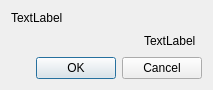
<?xml version="1.0" encoding="UTF-8"?>
<ui version="4.0">
 <class>GridAttributeEditDialog</class>
 <widget class="QDialog" name="GridAttributeEditDialog">
  <property name="geometry">
   <rect>
    <x>0</x>
    <y>0</y>
    <width>213</width>
    <height>87</height>
   </rect>
  </property>
  <property name="windowTitle">
   <string>Dialog</string>
  </property>
  <layout class="QVBoxLayout" name="verticalLayout">
   <item>
    <widget class="QLabel" name="label">
     <property name="text">
      <string>TextLabel</string>
     </property>
    </widget>
   </item>
   <item>
    <layout class="QHBoxLayout" name="horizontalLayout">
     <item>
      <spacer name="horizontalSpacer">
       <property name="orientation">
        <enum>Qt::Horizontal</enum>
       </property>
       <property name="sizeHint" stdset="0">
        <size>
         <width>40</width>
         <height>20</height>
        </size>
       </property>
      </spacer>
     </item>
     <item>
      <widget class="QLabel" name="conditionLabel">
       <property name="text">
        <string>TextLabel</string>
       </property>
      </widget>
     </item>
     <item>
      <widget class="GridAttributeEditWidgetContainer" name="widget" native="true"/>
     </item>
    </layout>
   </item>
   <item>
    <widget class="QDialogButtonBox" name="buttonBox">
     <property name="orientation">
      <enum>Qt::Horizontal</enum>
     </property>
     <property name="standardButtons">
      <set>QDialogButtonBox::Cancel|QDialogButtonBox::Ok</set>
     </property>
    </widget>
   </item>
  </layout>
 </widget>
 <customwidgets>
  <customwidget>
   <class>GridAttributeEditWidgetContainer</class>
   <extends>QWidget</extends>
   <header>pre/gridcond/base/gridattributeeditwidgetcontainer.h</header>
   <container>1</container>
  </customwidget>
 </customwidgets>
 <resources/>
 <connections>
  <connection>
   <sender>buttonBox</sender>
   <signal>accepted()</signal>
   <receiver>GridAttributeEditDialog</receiver>
   <slot>accept()</slot>
   <hints>
    <hint type="sourcelabel">
     <x>94</x>
     <y>72</y>
    </hint>
    <hint type="destinationlabel">
     <x>93</x>
     <y>108</y>
    </hint>
   </hints>
  </connection>
  <connection>
   <sender>buttonBox</sender>
   <signal>rejected()</signal>
   <receiver>GridAttributeEditDialog</receiver>
   <slot>reject()</slot>
   <hints>
    <hint type="sourcelabel">
     <x>172</x>
     <y>67</y>
    </hint>
    <hint type="destinationlabel">
     <x>172</x>
     <y>109</y>
    </hint>
   </hints>
  </connection>
 </connections>
</ui>
